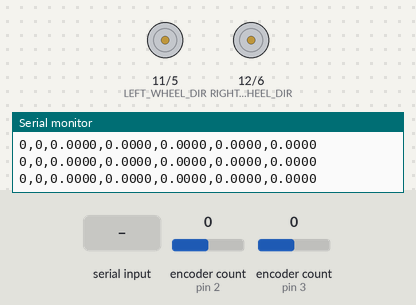
Recording of a sketch running on a simulated Arduino Uno, built with avr-gcc and run on an emulated ATmega328P. On the bench: direction and speed pins drawn as motors (green arrow = direction pin HIGH = forward, orange = LOW = backward, longer = more drive), the last lines printed to the serial monitor. The test bench sets the inputs (shaded band); at power-on: encoder count (sensors on pin 2, pin 3) 0.

Above: at 1.2 s.
1.3 s: "L90\n" received over Serial
At 1.45 s:
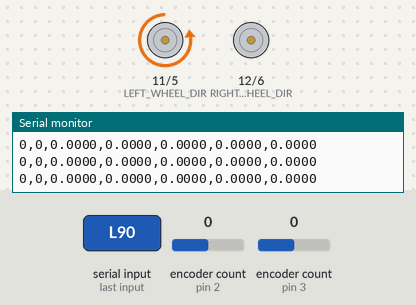
4.3 s: encoder count (sensor on pin 2) set to -1
At 4.45 s:
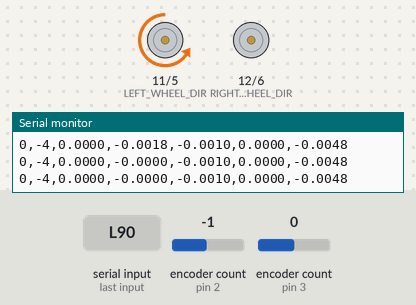
7.3 s: "R90\n" received over Serial
At 10.2 s:
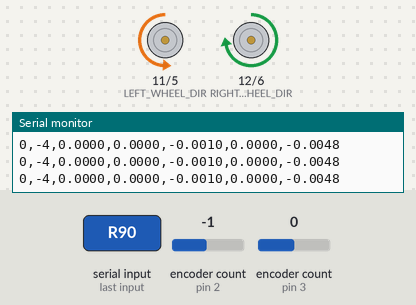
10.3 s: byte 76 ('L') received over Serial
At 11.45 s:
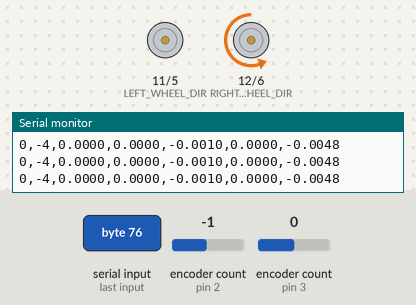
13.3 s: "L,45\n" received over Serial
16.3 s: "L\n" received over Serial
Timing chart, 0 to 47.2 s (numbered marks = the images above; inputs shaded):
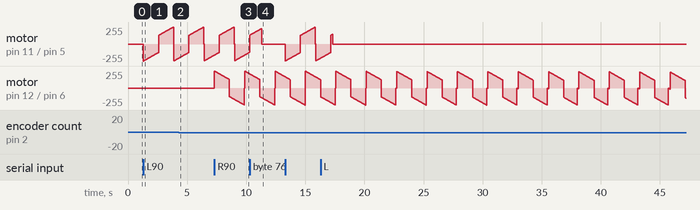

The sketch:

motors.ino
```cpp
#include <Encoder.h>

// MACRO DEFINITIONS
#define RIGHT_WHEEL_PWM 6
#define RIGHT_WHEEL_DIR 12
#define RIGHT_WHEEL_ENCA 2
#define RIGHT_WHEEL_ENCB 7

#define LEFT_WHEEL_PWM 5
#define LEFT_WHEEL_DIR 11
#define LEFT_WHEEL_ENCA 3
#define LEFT_WHEEL_ENCB 4

#define TICKS_PER_REV 1000.0 // ppr of motor encoder
#define WHEEL_RADIUS 0.0775 // radius of attached wheel (m)
#define WHEEL_BASE 0.406

// PID Constants
float left_motor_p = 100;
float left_motor_i = 0;
float left_motor_d = 0;
float left_motor_punch = 0;
float left_motor_deadzone = 0;
float left_motor_i_clamp = 0;
float left_motor_out_clamp = 255;
float left_motor_last, left_motor_accumulate;

float right_motor_p = 80;
float right_motor_i = 0;
float right_motor_d = 0;
float right_motor_punch = 0;
float right_motor_deadzone = 0;
float right_motor_i_clamp = 0;
float right_motor_out_clamp = 255;
float right_motor_last, right_motor_accumulate;

// State Variables
double k00, k01, k02;
double k10, k11, k12;
double k20, k21, k22;
double k30, k31, k32;
double v, w;
double x = 0;
double y = 0;
double th = 0;

// Motor Variables
Encoder left_enc(LEFT_WHEEL_ENCA, LEFT_WHEEL_ENCB);
Encoder right_enc(RIGHT_WHEEL_ENCA, RIGHT_WHEEL_ENCB);

int left_enc_cur_ticks = 0;
int left_enc_prev_ticks = 0;
int left_motor_command = 0;
double left_motor_desired_speed = 0;
double left_motor_cur_speed = 0;

int right_enc_cur_ticks = 0;
int right_enc_prev_ticks = 0;
int right_motor_command = 0;
double right_motor_desired_speed = 0;
double right_motor_cur_speed = 0;

// Timer variables
int timer1_freq = 100;
int timer1_counter;
unsigned long cur_time;

// speed should be a number from -255 to 255
void setMotorSpeed(int vel, int motor)
{
    int DIR_PIN = LEFT_WHEEL_DIR;
    int PWM_PIN = LEFT_WHEEL_PWM;

    if (motor == 2){
        DIR_PIN = RIGHT_WHEEL_DIR;
        PWM_PIN = RIGHT_WHEEL_PWM;
        vel = -vel;
    }

    // set direction of left wheel
    if(vel < 0){
        digitalWrite(DIR_PIN, HIGH);
    }
    else{
        digitalWrite(DIR_PIN, LOW);
    }

    // send PWM signals to motor
    analogWrite(PWM_PIN, abs(vel));
}

void checkEncoderLeft(){
    if (digitalRead(LEFT_WHEEL_ENCB) == LOW) {
      left_enc_cur_ticks += 1;
    } else {
      left_enc_cur_ticks -= 1;
    }
}

void checkEncoderRight(){
    if (digitalRead(RIGHT_WHEEL_ENCB) == LOW) {
      right_enc_cur_ticks -= 1;
    } else {
      right_enc_cur_ticks += 1;
    }
}

// ISR for timer1
// calculate velocity and perform PID update @ 10 Hz
ISR(TIMER1_OVF_vect)
{
  double dt = 0.01;

  TCNT1 = timer1_counter;   // reset timer

  left_enc_cur_ticks = -left_enc.read();
  right_enc_cur_ticks = right_enc.read();

  int left_enc_diff = left_enc_cur_ticks - left_enc_prev_ticks;
  int right_enc_diff = right_enc_cur_ticks - right_enc_prev_ticks;

  float k = 0.9;

  left_motor_cur_speed += k * (2 * PI * WHEEL_RADIUS * (left_enc_diff / TICKS_PER_REV) / dt - left_motor_cur_speed);
  right_motor_cur_speed += k * (2 * PI * WHEEL_RADIUS * (right_enc_diff / TICKS_PER_REV) / dt - right_motor_cur_speed);

  left_enc_prev_ticks = left_enc_cur_ticks;
  right_enc_prev_ticks = right_enc_cur_ticks;

  // perform runge-kutta state update
  v = (right_motor_cur_speed + left_motor_cur_speed) / 2.0;
  w = (right_motor_cur_speed - left_motor_cur_speed) / WHEEL_BASE;

  k00 = v*cos(th);
  k01 = v*sin(th);
  k02 = w;

//  k10 = v*cos(th + 0.5 * dt * k02);
//  k11 = v*sin(th + 0.5 * dt * k02);
//  k12 = w;
//
//  k20 = v*cos(th + 0.5 * dt * k12);
//  k21 = v*sin(th + 0.5 * dt * k12);
//  k22 = w;
//
//  k30 = v*cos(th + dt * k22);
//  k31 = v*sin(th + dt * k22);
//  k32 = w;

//  x += dt * (1.0/6.0) * (k00 + 2*(k10 + k20) * k30);
//  y += dt * (1.0/6.0) * (k01 + 2*(k11 + k21) * k31);

  x += dt * k00;
  y += dt * k01;
  th += dt * w;
  th = atan2(sin(th), cos(th));

  if (left_motor_desired_speed == 0){
    left_motor_command = 0;
  }
  else {
    int left_motor_pid =  pid(left_motor_desired_speed, left_motor_cur_speed,
                    left_motor_p, left_motor_i, left_motor_d,
                    left_motor_i_clamp, left_motor_out_clamp, left_motor_punch, left_motor_deadzone,
                    &left_motor_last, &left_motor_accumulate);

    left_motor_command += left_motor_pid;
  }

  if (right_motor_desired_speed == 0){
    right_motor_command = 0;
  }
  else{
    int right_motor_pid =  pid(right_motor_desired_speed, right_motor_cur_speed,
                    right_motor_p, right_motor_i, right_motor_d,
                    right_motor_i_clamp, right_motor_out_clamp, right_motor_punch, right_motor_deadzone,
                    &right_motor_last, &right_motor_accumulate);

    right_motor_command += right_motor_pid;
  }

  setMotorSpeed(left_motor_command, 1);
  setMotorSpeed(right_motor_command, 2);
}

void setup()
{
  pinMode(LEFT_WHEEL_PWM, OUTPUT);
  pinMode(LEFT_WHEEL_DIR, OUTPUT);
  pinMode(RIGHT_WHEEL_PWM, OUTPUT);
  pinMode(RIGHT_WHEEL_DIR, OUTPUT);

  pinMode(LEFT_WHEEL_ENCA, INPUT);
  pinMode(LEFT_WHEEL_ENCB, INPUT);
  pinMode(RIGHT_WHEEL_ENCA, INPUT);
  pinMode(RIGHT_WHEEL_ENCB, INPUT);

  digitalWrite(LEFT_WHEEL_ENCA, LOW);
  digitalWrite(RIGHT_WHEEL_ENCA, LOW);

  // initialize Serial w/ baud 115200
  Serial.begin(115200);
  Serial.println("Initializing...");

//  attachInterrupt(digitalPinToInterrupt(LEFT_WHEEL_ENCA), checkEncoderLeft, RISING);
//  attachInterrupt(digitalPinToInterrupt(RIGHT_WHEEL_ENCA), checkEncoderRight, RISING);

  // setup timers for velocity calculation
  cli();//stop interrupts
  TCCR1A = 0;
  TCCR1B = 0;
  timer1_counter = 65536 - (16000000 / 256 / timer1_freq);   // preload timer 65536 - 16MHz/256/2Hz (34286 for 0.5sec) (59286 for 0.1sec)
  TCNT1 = timer1_counter;   // preload timer
  TCCR1B |= (1 << CS12);    // 256 prescaler
  TIMSK1 |= (1 << TOIE1);   // enable timer overflow interrupt

  sei();//allow interrupts

  cur_time = millis();
}

void loop()
{
  while(Serial.available() > 0){

    char r = Serial.read();
    if(r == 'L'){
      left_motor_desired_speed = Serial.parseFloat();
    }
    if(r == 'R'){
      right_motor_desired_speed = Serial.parseFloat();
    }
    if(r == '\n'){}

  }

  // publish information at 20hz
  if (millis() - cur_time > 50){
    Serial.print(left_enc_cur_ticks);
    Serial.print(",");
    Serial.print(right_enc_cur_ticks);
    Serial.print(",");
    Serial.print(left_motor_cur_speed, 4);
    Serial.print(",");
    Serial.print(right_motor_cur_speed, 4);
    Serial.print(",");
    Serial.print(x, 4);
    Serial.print(",");
    Serial.print(y, 4);
    Serial.print(",");
    Serial.print(th, 4);
    Serial.print("\n");
    cur_time = millis();
  }
}
```

pid.ino
```cpp
/* PID Helper Functions */

// Limits the value of *val to be minimum <= *val <= maximum
void limit(float *val, int minimum, int maximum) {
  if (*val > maximum) {
    *val = maximum;
  } else if (*val < minimum) {
    *val = minimum;
  }
}

float pid(float target, float current, float p, float i, float d, float i_clamp, float out_clamp, float punch, float deadzone, float *last, float *accumulate_error) {
  float error = target - current;

  // Deadzone stuff
  if (-deadzone < error && error < deadzone) {
    return 0;
  }

  // P stuff
  float p_term = p * error;

  // I stuff
  *accumulate_error += i * error;
  limit(accumulate_error, -i_clamp, i_clamp);
  float i_term = *accumulate_error * i;

  // D stuff
  float d_term  = (*last - current) * d;
  *last = current;

  // Punch stuff
  float punch_term = 0;
  if (error > 0) {
    punch_term = punch;
  } else if (error < 0) {
    punch_term = -punch;
  }

  float sum = p_term + i_term + d_term + punch_term;
  limit(&sum, -out_clamp, out_clamp);
  return sum;
}
```

Measured:
- by itself, motor on pin 11 (LEFT_WHEEL_DIR) / pin 5 (LEFT_WHEEL_PWM): rises from backward 212/255 to forward 144/255 in 0.99 s, then falls to stopped in 0.01 s
